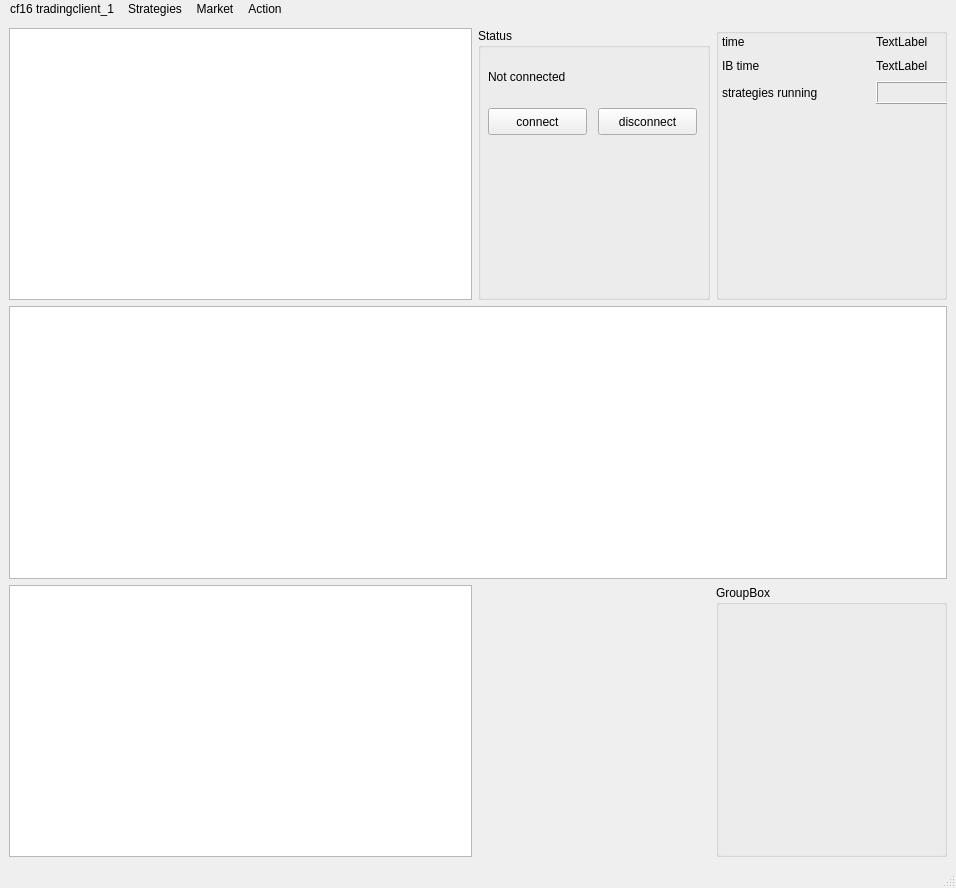
<?xml version="1.0" encoding="UTF-8"?>
<ui version="4.0">
 <class>cf16tradingclient_1</class>
 <widget class="QMainWindow" name="cf16tradingclient_1">
  <property name="geometry">
   <rect>
    <x>0</x>
    <y>0</y>
    <width>956</width>
    <height>888</height>
   </rect>
  </property>
  <property name="windowTitle">
   <string>cf16tradingclient_1</string>
  </property>
  <property name="styleSheet">
   <string notr="true">background-color: rgb(42, 42, 42);
QMenu::item:selected {border: 1px solid dark blue;}</string>
  </property>
  <widget class="QWidget" name="centralwidget">
   <layout class="QGridLayout" name="gridLayout">
    <item row="2" column="0" colspan="2">
     <widget class="QListView" name="listView_2"/>
    </item>
    <item row="2" column="3">
     <widget class="QGroupBox" name="groupBox_2">
      <property name="title">
       <string>GroupBox</string>
      </property>
     </widget>
    </item>
    <item row="0" column="0" colspan="2">
     <widget class="QTableView" name="tableView"/>
    </item>
    <item row="1" column="0" colspan="4">
     <widget class="QListView" name="listView"/>
    </item>
    <item row="0" column="3">
     <widget class="QGroupBox" name="groupBox">
      <property name="styleSheet">
       <string notr="true"/>
      </property>
      <property name="title">
       <string/>
      </property>
      <widget class="QWidget" name="layoutWidget">
       <property name="geometry">
        <rect>
         <x>6</x>
         <y>5</y>
         <width>301</width>
         <height>71</height>
        </rect>
       </property>
       <layout class="QGridLayout" name="gridLayout_2">
        <item row="2" column="1">
         <widget class="QLCDNumber" name="lcdNumber"/>
        </item>
        <item row="0" column="0">
         <widget class="QLabel" name="label_2">
          <property name="text">
           <string>time</string>
          </property>
         </widget>
        </item>
        <item row="0" column="1">
         <widget class="QLabel" name="label_3">
          <property name="text">
           <string>TextLabel</string>
          </property>
         </widget>
        </item>
        <item row="2" column="0">
         <widget class="QLabel" name="label">
          <property name="text">
           <string>strategies running</string>
          </property>
         </widget>
        </item>
        <item row="1" column="0">
         <widget class="QLabel" name="label_4">
          <property name="text">
           <string>IB time</string>
          </property>
         </widget>
        </item>
        <item row="1" column="1">
         <widget class="QLabel" name="label_5">
          <property name="text">
           <string>TextLabel</string>
          </property>
         </widget>
        </item>
       </layout>
      </widget>
     </widget>
    </item>
    <item row="0" column="2">
     <widget class="QGroupBox" name="groupBox_3">
      <property name="title">
       <string>Status</string>
      </property>
      <widget class="QLabel" name="label_6_connected">
       <property name="geometry">
        <rect>
         <x>10</x>
         <y>40</y>
         <width>131</width>
         <height>17</height>
        </rect>
       </property>
       <property name="text">
        <string>Not connected</string>
       </property>
      </widget>
      <widget class="QPushButton" name="connectButton">
       <property name="geometry">
        <rect>
         <x>10</x>
         <y>80</y>
         <width>99</width>
         <height>27</height>
        </rect>
       </property>
       <property name="text">
        <string>connect</string>
       </property>
      </widget>
      <widget class="QPushButton" name="disconnectButton">
       <property name="geometry">
        <rect>
         <x>120</x>
         <y>80</y>
         <width>99</width>
         <height>27</height>
        </rect>
       </property>
       <property name="text">
        <string>disconnect</string>
       </property>
      </widget>
     </widget>
    </item>
   </layout>
  </widget>
  <widget class="QMenuBar" name="menubar">
   <property name="geometry">
    <rect>
     <x>0</x>
     <y>0</y>
     <width>956</width>
     <height>25</height>
    </rect>
   </property>
   <property name="focusPolicy">
    <enum>Qt::NoFocus</enum>
   </property>
   <property name="contextMenuPolicy">
    <enum>Qt::DefaultContextMenu</enum>
   </property>
   <property name="styleSheet">
    <string notr="true">border-color: rgb(0, 0, 255);</string>
   </property>
   <widget class="QMenu" name="menuCf16_tradingclient_1">
    <property name="focusPolicy">
     <enum>Qt::NoFocus</enum>
    </property>
    <property name="styleSheet">
     <string notr="true"/>
    </property>
    <property name="title">
     <string>cf16 tradingclient_1</string>
    </property>
    <addaction name="actionOpen"/>
    <addaction name="actionSave"/>
    <addaction name="actionSave_as"/>
   </widget>
   <widget class="QMenu" name="menuStrategies">
    <property name="styleSheet">
     <string notr="true"/>
    </property>
    <property name="title">
     <string>Strategies</string>
    </property>
    <addaction name="actionCointegration"/>
    <addaction name="separator"/>
    <addaction name="actionTriangular_arbitrage"/>
   </widget>
   <widget class="QMenu" name="menuMarket">
    <property name="focusPolicy">
     <enum>Qt::NoFocus</enum>
    </property>
    <property name="styleSheet">
     <string notr="true"/>
    </property>
    <property name="title">
     <string>Market</string>
    </property>
    <addaction name="actionFX"/>
    <addaction name="actionIR"/>
    <addaction name="actionStocks"/>
    <addaction name="actionOptions"/>
    <addaction name="actionForwards"/>
    <addaction name="actionFutures"/>
    <addaction name="actionSwaps"/>
    <addaction name="actionBonds"/>
   </widget>
   <widget class="QMenu" name="menuAction">
    <property name="title">
     <string>Action</string>
    </property>
    <addaction name="actionReqMktData"/>
    <addaction name="actionReqContractDetails"/>
    <addaction name="actionReqMktDepth"/>
    <addaction name="actionUpdatePortfolio"/>
   </widget>
   <addaction name="menuCf16_tradingclient_1"/>
   <addaction name="menuStrategies"/>
   <addaction name="menuMarket"/>
   <addaction name="menuAction"/>
  </widget>
  <widget class="QStatusBar" name="statusbar"/>
  <action name="actionOpen">
   <property name="text">
    <string>Open</string>
   </property>
  </action>
  <action name="actionSave">
   <property name="text">
    <string>Save</string>
   </property>
  </action>
  <action name="actionSave_as">
   <property name="text">
    <string>Save as</string>
   </property>
  </action>
  <action name="actionFX">
   <property name="text">
    <string>FX</string>
   </property>
  </action>
  <action name="actionIR">
   <property name="text">
    <string>IR</string>
   </property>
  </action>
  <action name="actionStocks">
   <property name="text">
    <string>Stocks</string>
   </property>
  </action>
  <action name="actionOptions">
   <property name="text">
    <string>Options</string>
   </property>
  </action>
  <action name="actionForwards">
   <property name="text">
    <string>Forwards</string>
   </property>
  </action>
  <action name="actionFutures">
   <property name="text">
    <string>Futures</string>
   </property>
  </action>
  <action name="actionSwaps">
   <property name="text">
    <string>Swaps</string>
   </property>
  </action>
  <action name="actionBonds">
   <property name="text">
    <string>Bonds</string>
   </property>
  </action>
  <action name="actionCointegration">
   <property name="text">
    <string>Cointegration</string>
   </property>
  </action>
  <action name="actionReqMktData">
   <property name="text">
    <string>ReqMktData</string>
   </property>
  </action>
  <action name="actionReqContractDetails">
   <property name="text">
    <string>ReqContractDetails</string>
   </property>
  </action>
  <action name="actionReqMktDataGUI">
   <property name="text">
    <string>ReqMktDataGUI</string>
   </property>
  </action>
  <action name="actionReqMktDepth">
   <property name="text">
    <string>ReqMktDepth</string>
   </property>
  </action>
  <action name="actionUpdatePortfolio">
   <property name="text">
    <string>UpdatePortfolio</string>
   </property>
  </action>
  <action name="actionTriangular_arbitrage">
   <property name="text">
    <string>Triangular arbitrage</string>
   </property>
  </action>
 </widget>
 <resources/>
 <connections/>
</ui>
